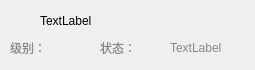
<?xml version="1.0" encoding="UTF-8"?>
<ui version="4.0">
 <class>EveryDayTaskUI</class>
 <widget class="QWidget" name="EveryDayTaskUI">
  <property name="enabled">
   <bool>true</bool>
  </property>
  <property name="geometry">
   <rect>
    <x>0</x>
    <y>0</y>
    <width>255</width>
    <height>70</height>
   </rect>
  </property>
  <property name="windowTitle">
   <string>Form</string>
  </property>
  <property name="styleSheet">
   <string notr="true"/>
  </property>
  <widget class="QLabel" name="label">
   <property name="geometry">
    <rect>
     <x>10</x>
     <y>10</y>
     <width>21</width>
     <height>21</height>
    </rect>
   </property>
   <property name="styleSheet">
    <string notr="true">image: url(:/menu/images/日程按钮标题未选中.png);</string>
   </property>
   <property name="text">
    <string/>
   </property>
  </widget>
  <widget class="QLabel" name="label_task">
   <property name="geometry">
    <rect>
     <x>40</x>
     <y>10</y>
     <width>201</width>
     <height>21</height>
    </rect>
   </property>
   <property name="styleSheet">
    <string notr="true">font: 11pt &quot;黑体&quot;;
</string>
   </property>
   <property name="text">
    <string>TextLabel</string>
   </property>
  </widget>
  <widget class="QLabel" name="label_3">
   <property name="geometry">
    <rect>
     <x>10</x>
     <y>40</y>
     <width>31</width>
     <height>16</height>
    </rect>
   </property>
   <property name="styleSheet">
    <string notr="true">font: 8pt &quot;新宋体&quot;;
color: rgb(135, 135, 135);</string>
   </property>
   <property name="text">
    <string>级别：</string>
   </property>
  </widget>
  <widget class="QLabel" name="label_level">
   <property name="geometry">
    <rect>
     <x>40</x>
     <y>40</y>
     <width>41</width>
     <height>16</height>
    </rect>
   </property>
   <property name="styleSheet">
    <string notr="true">font: 8pt &quot;新宋体&quot;;
color: rgb(135, 135, 135);</string>
   </property>
   <property name="text">
    <string/>
   </property>
  </widget>
  <widget class="QLabel" name="label_2">
   <property name="geometry">
    <rect>
     <x>100</x>
     <y>40</y>
     <width>31</width>
     <height>16</height>
    </rect>
   </property>
   <property name="styleSheet">
    <string notr="true">font: 8pt &quot;新宋体&quot;;
color: rgb(135, 135, 135);</string>
   </property>
   <property name="text">
    <string>状态：</string>
   </property>
  </widget>
  <widget class="QLabel" name="label_finish">
   <property name="geometry">
    <rect>
     <x>130</x>
     <y>40</y>
     <width>41</width>
     <height>16</height>
    </rect>
   </property>
   <property name="styleSheet">
    <string notr="true">font: 8pt &quot;新宋体&quot;;
color: rgb(135, 135, 135);</string>
   </property>
   <property name="text">
    <string/>
   </property>
  </widget>
  <widget class="QLabel" name="label_time">
   <property name="geometry">
    <rect>
     <x>170</x>
     <y>40</y>
     <width>71</width>
     <height>16</height>
    </rect>
   </property>
   <property name="styleSheet">
    <string notr="true">font: 8pt &quot;新宋体&quot;;
color: rgb(135, 135, 135);</string>
   </property>
   <property name="text">
    <string>TextLabel</string>
   </property>
  </widget>
 </widget>
 <resources/>
 <connections/>
</ui>
